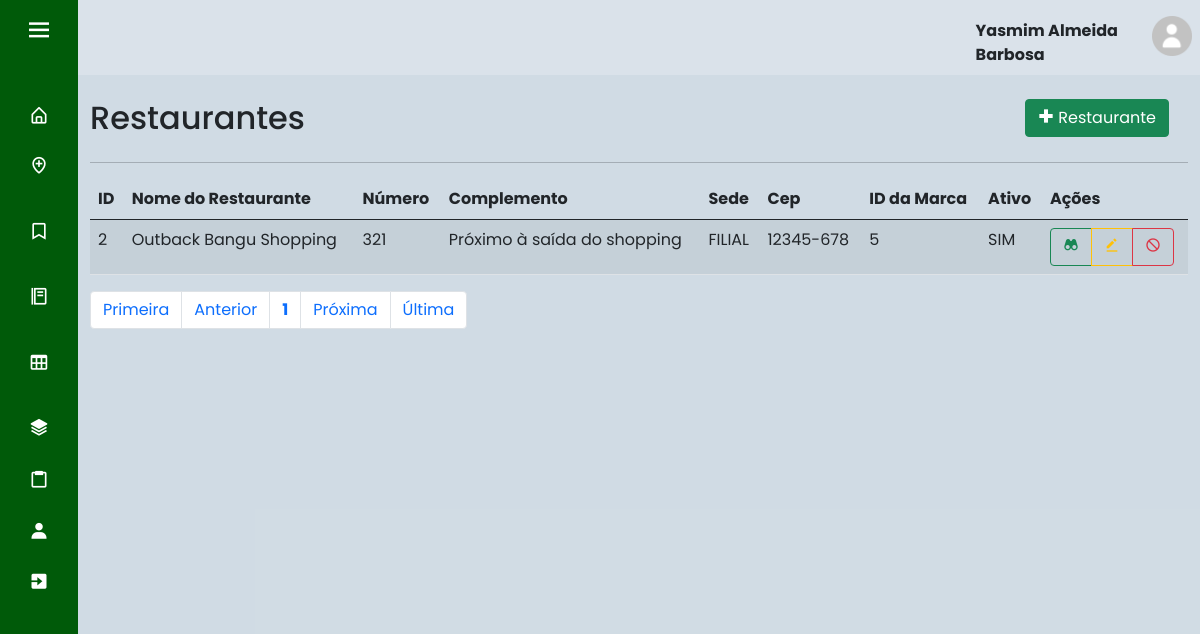
The page /index.php?page=lista_res (signed in) on the database as committed earlier.
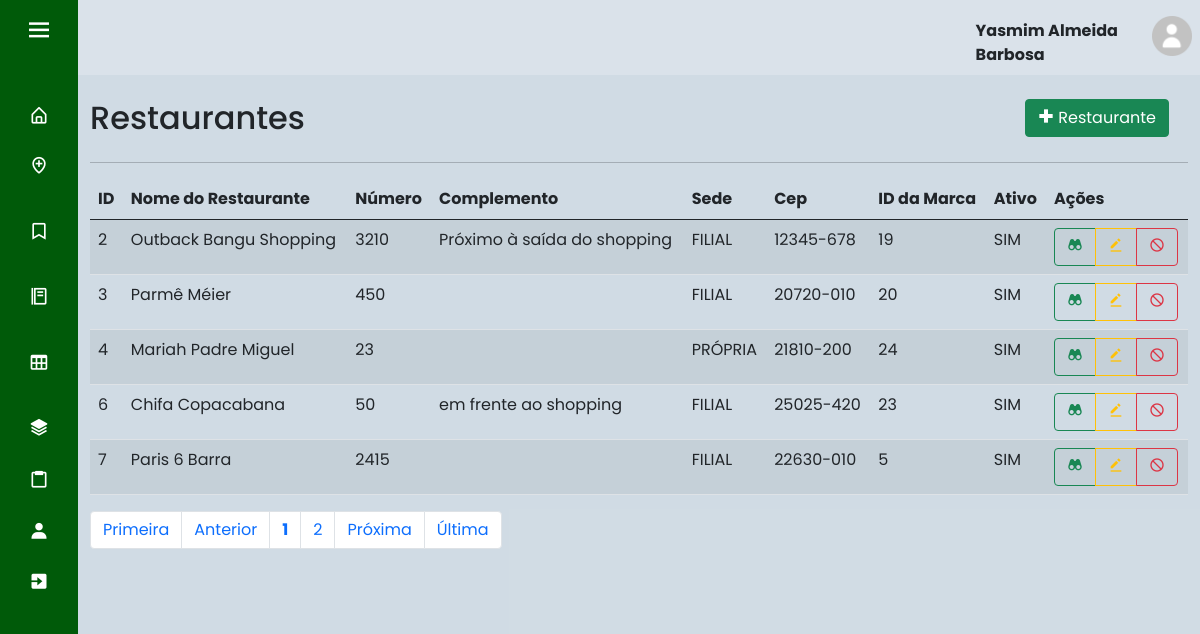
The same page on the database as committed later.
### tables this page shows
CREATE TABLE IF NOT EXISTS `usuario` (
  `id_cli` int(11) NOT NULL AUTO_INCREMENT,
  `nome` varchar(45) NOT NULL,
  `email` varchar(45) NOT NULL,
  `senha` varchar(100) NOT NULL,
  `nivel` int(1) DEFAULT NULL,
  `ativo` tinyint(1) DEFAULT NULL,
  `foto` varchar(220) DEFAULT NULL,
  PRIMARY KEY (`id_cli`),
  KEY `nivel` (`nivel`)
);

CREATE TABLE IF NOT EXISTS `restaurante` (
  `id_res` int(11) NOT NULL AUTO_INCREMENT,
  `nome_res` varchar(100) NOT NULL,
  `nr_res` varchar(20) DEFAULT NULL,
  `comp_res` varchar(100) DEFAULT NULL,
  `tipo_sede_res` tinyint(4) DEFAULT NULL,
  `cep` varchar(10) NOT NULL,
  `id_marca` int(11) NOT NULL,
  `ativo` tinyint(1) DEFAULT NULL,
  PRIMARY KEY (`id_res`),
  KEY `cep` (`cep`),
  KEY `id_marca` (`id_marca`),
  CONSTRAINT `restaurante_ibfk_1` FOREIGN KEY (`cep`) REFERENCES `localidade` (`cep`),
  CONSTRAINT `restaurante_ibfk_2` FOREIGN KEY (`id_marca`) REFERENCES `marca_rede` (`id_marca`)
);

### sis/restaurante/lista_res.php (the view, shortened to what this page needs)
<div id="main" class="container-fluid">
	<div id="top" class="row">
		<div class="col-md-10">
			<h2>Restaurantes</h2>
		</div>
		<div class="col-md-2">
			<a href="?page=fcad_res" class="btn btn-success pull-right h2"><i class='bx bx-plus-medical'></i> Restaurante
			</a>
		</div>
	</div>
	<hr/>
	<div id="list" class="row">
		<div class="table-responsive col-md-12">
			<?php
				$quantidade = 5;
				$pagina = (isset($_GET['pagina'])) ? (int)$_GET['pagina'] : 1;
				$inicio = ($quantidade * $pagina) - $quantidade;
				$data = mysqli_query($con, "select * from restaurante order by id_res asc limit $inicio, $quantidade;") or die(mysqli_error("ERRO: ".$con));
				echo "<table class='table table-striped' cellspacing='0' cellpading='0'>";
				echo "<thead><tr>";
				echo "<td><strong>ID</strong></td>";
				echo "<td><strong>Nome do Restaurante</strong></td>";
				echo "<td><strong>Número</strong></td>";
				echo "<td><strong>Complemento</strong></td>";
				echo "<td><strong>Sede</strong></td>";
                    echo "<td><strong>Cep</strong></td>";
                    echo "<td><strong>ID da Marca</strong></td>";
                    echo "<td><strong>Ativo</strong></td>";
				echo "<td class='actions justify-content-center'><strong>Ações</strong></td>";
				echo "</tr></thead><tbody>";
				while($info = mysqli_fetch_array($data)){
					echo "<tr>";
					echo "<td>".$info['id_res']."</td>";
					echo "<td>".$info['nome_res']."</td>";
					echo "<td>".$info['nr_res']."</td>";
					echo "<td>".$info['comp_res']." </td>";
					if($info['tipo_sede_res'] == 1){
                        echo "<td>PRÓPRIA</td>";
                    }else if($info['tipo_sede_res'] == 0){
                        echo "<td>FILIAL</td>";
                    }
                    echo "<td>".$info['cep']." </td>";
            		echo "<td>".$info['id_marca']." </td>";
                    if($info['ativo'] == 1){
                        echo "<td>SIM</td>";
                    }else if($info['ativo'] == 0){
                        echo "<td>NÃO</td>";
                    }
					echo "<td><div class='btn-group btn-group-xs'>";
						echo "<a class='btn btn-outline-success btn-xs' href=?page=view_res&id_res=".$info['id_res']."> <i class='bx bxs-binoculars'></i> </a>";
						echo "<a class='btn btn-outline-warning btn-xs' href=?page=fedit_res&id_res=".$info['id_res']."> <i class='bx bxs-edit-alt'></i> </a>";
						if($info['ativo'] == 1){
							echo "<a class='btn btn-outline-danger btn-xs'  href=?page=block_res&id_res=".$info['id_res']."> <i class='bx bx-block'></i> </a>";
						}else if($info['ativo'] == 0){
							echo "<a class='btn btn-outline-success btn-xs'  href=?page=ativa_res&id_res=".$info['id_res']."><i class='bx bx-lock-open'></i></a></div></td>";
						}
					}
					echo "</tr></tbody></table>";
			?>
		</div>
	</div>
	<div id="bottom" class="row">
			<div class="col-md-12">
				<?php
					$sqlTotal 		= "select id_res from restaurante;";
					$qrTotal  		= mysqli_query($con, $sqlTotal) or die (mysqli_error());
					$numTotal 		= mysqli_num_rows($qrTotal);
					$totalpagina = (ceil($numTotal/$quantidade)<=0) ? 1 : ceil($numTotal/$quantidade);
					$exibir = 3;
					$anterior = (($pagina-1) <= 0) ? 1 : $pagina - 1;
					$posterior = (($pagina+1) >= $totalpagina) ? $totalpagina : $pagina+1;
					echo "<ul class='pagination'>";
					echo "<li class='page-item'><a class='page-link' href='?page=lista_res&pagina=1'> Primeira</a></li> ";
					echo "<li class='page-item'><a class='page-link' href=\"?page=lista_res&pagina=$anterior\"> Anterior</a></li> ";
					echo "<li class='page-item'><a class='page-link' href='?page=lista_res&pagina=".$pagina."'><strong>".$pagina."</strong></a></li> ";
					for($i = $pagina+1; $i < $pagina+$exibir; $i++){
						if($i <= $totalpagina)
						echo "<li class='page-item'><a class='page-link' href='?page=lista_res&pagina=".$i."'> ".$i." </a></li> ";
					}
					echo "<li class='page-item'><a class='page-link' href=\"?page=lista_res&pagina=$posterior\"> Pr&oacute;xima</a></li> ";
					echo "<li class='page-item'><a class='page-link' href=\"?page=lista_res&pagina=$totalpagina\"> &Uacute;ltima</a></li></ul>";
				?>
			</div>
	</div>
</div>

### index.php (shortened to what this page needs)
<!doctype html>
<html lang="pt-br">
  <head>
    <link rel="stylesheet" href="css/style.css">
    <link href='https://unpkg.com/boxicons@2.0.7/css/boxicons.min.css' rel='stylesheet'>
    <link href="https://cdn.jsdelivr.net/npm/bootstrap@5.0.2/dist/css/bootstrap.min.css" rel="stylesheet">
  </head>
  <body>
    <?php
      include "base/config.php";
      switch($_SESSION['UsuarioNivel']){
        case 3: include "base/sidebar3.php"; break; exit;
      }
    ?>
  <section class="home-section">
      <nav class="navbar navbar-expand-sm" style="background-color: rgba(255, 255, 255, 0.2);">
      <?php
          if(isset($_SESSION["UsuarioID"])) {
              $usuario_id = $_SESSION["UsuarioID"];
          } else{
              header("location: base/login.php");
              exit;
          }
          $sql = "select * from usuario where id_cli = '$usuario_id'";
          $result = mysqli_query($con, $sql);
          if($result){
            $row = mysqli_fetch_assoc($result);
            $nome = $row['nome'];
      ?>
        <ul class="navbar-nav" style="margin-left: 80%;">
          <li class="nav-item" style="font-weight: bold; margin-top: 5%">
            <?php echo'' .$nome. '';?>
          </li>
          <li class="nav-item">
            <a class="nav-link" href="base/dados.php"><img src="img/home-perfil.png" width="40" height="40"></a>
          </li>
        </ul>
      </nav>
      <br>
      <?php
        } else{
              echo "Erro na consulta:" .mysqli_error($con);
            }
      ?>
    <?php
      include "base/ch_pages.php";
    ?>
    </section>
  </body>
</html>

### base/sidebar3.php (shortened to what this page needs)
<div class="sidebar close">
    <div class="logo-details">
      <i class='bx bx-menu'></i>
    </div>
    <ul class="nav-links">
      <li>
        <a href="?page=home">
          <i class='bx bx-home-alt' ></i>
        </a>
      </li>
      <li>
        <a href="?page=lista_local">
        <i class='bx bx-location-plus'></i>
        </a>
      </li>
      <li>
        <a href="?page=lista_marca">
          <i class='bx bx-bookmark'></i>
        </a>
      </li>
      <li>
        <a href="?page=lista_res">
          <i class='bx bx-food-menu'></i>
        </a>
      </li>
      <li>
        <a href="?page=lista_mesa">
          <i class='bx bx-table'></i>
        </a>
      </li>
      <li>
        <a href="?page=lista_invent">
          <i class='bx bxs-layer'></i>
        </a>
      </li>
      <li>
        <a href="?page=lista_fixa">
          <i class='bx bx-clipboard'></i>
        </a>
      </li>
      <li>
        <a href="?page=lista_usu">
          <i class='bx bxs-user'></i>
        </a>
      </li>
      <li>
        <a href="?page=logout2">
          <i class='bx bxs-exit'></i>
        </a>
      </li>
    </ul>
  </div>

### base/ch_pages.php (shortened to what this page needs)
<?php
    if(isset($_GET['page'])){
        switch ($_GET['page']) {
            case 'lista_res':
                include "sis/restaurante/lista_res.php";
                break;
        }
    }
    else {
        header("location: base/land.php");
    }
?>

### css/style.css (style rules this page uses)
* { margin: 0; padding: 0; box-sizing: border-box; font-family: 'Poppins', sans-serif; }
.sidebar { position: fixed; top: 0; left: 0; height: 100%; width: 260px; background: #005A09; z-index: 100; transition: all 0.5s ease; }
.sidebar.close { width: 78px; }
.sidebar .logo-details { height: 60px; width: 100%; display: flex; align-items: center; }
.sidebar .logo-details i { font-size: 30px; color: #fff; height: 50px; min-width: 78px; text-align: center; line-height: 50px; }
.sidebar .nav-links { height: 100%; padding: 30px 0 150px 0; overflow: auto; }
.sidebar.close .nav-links { overflow: visible; }
.sidebar .nav-links li { position: relative; list-style: none; transition: all 0.4s ease; }
.sidebar .nav-links li i { height: 50px; min-width: 78px; text-align: center; line-height: 50px; color: #fff; font-size: 20px; cursor: pointer; transition: all 0.3s ease; }
.sidebar .nav-links li a { display: flex; align-items: center; text-decoration: none; }
.home-section { position: relative; background: #184e7733; height: 100vh; left: 260px; width: calc(100% - 260px); transition: all 0.5s ease; }
.sidebar.close ~ .home-section { left: 78px; width: calc(100% - 78px); }

Rows that differ between the two databases and show on the page:
changed restaurante "Outback Bangu Shopping": nr_res "321" → "3210"; id_marca "5" → "19"
added restaurante: id_res "3", nome_res "Parmê Méier", nr_res "450", tipo_sede_res "FILIAL", cep "20720-010", id_marca "20", ativo "SIM"
added restaurante: id_res "4", nome_res "Mariah Padre Miguel", nr_res "23", tipo_sede_res "PRÓPRIA", cep "21810-200", id_marca "24", ativo "SIM"
added restaurante: id_res "6", nome_res "Chifa Copacabana", nr_res "50", comp_res "em frente ao shopping", tipo_sede_res "FILIAL", cep "25025-420", id_marca "23", ativo "SIM"
added restaurante: id_res "7", nome_res "Paris 6 Barra", nr_res "2415", tipo_sede_res "FILIAL", cep "22630-010", id_marca "5", ativo "SIM"
Other text that changed with them:
new list line: "2"
